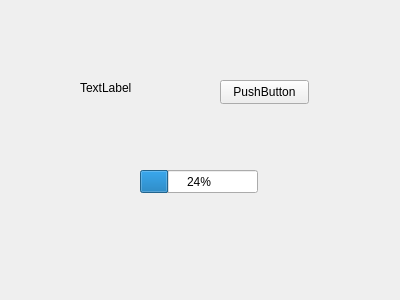
<?xml version="1.0" encoding="UTF-8"?>
<ui version="4.0">
 <class>Widget</class>
 <widget class="QWidget" name="Widget">
  <property name="geometry">
   <rect>
    <x>0</x>
    <y>0</y>
    <width>400</width>
    <height>300</height>
   </rect>
  </property>
  <property name="windowTitle">
   <string>Widget</string>
  </property>
  <widget class="QLabel" name="label">
   <property name="geometry">
    <rect>
     <x>80</x>
     <y>80</y>
     <width>72</width>
     <height>15</height>
    </rect>
   </property>
   <property name="text">
    <string>TextLabel</string>
   </property>
  </widget>
  <widget class="QPushButton" name="pushButton">
   <property name="geometry">
    <rect>
     <x>220</x>
     <y>80</y>
     <width>89</width>
     <height>24</height>
    </rect>
   </property>
   <property name="text">
    <string>PushButton</string>
   </property>
  </widget>
  <widget class="QProgressBar" name="progressBar">
   <property name="geometry">
    <rect>
     <x>140</x>
     <y>170</y>
     <width>118</width>
     <height>23</height>
    </rect>
   </property>
   <property name="value">
    <number>24</number>
   </property>
  </widget>
 </widget>
 <layoutdefault spacing="6" margin="11"/>
 <resources/>
 <connections/>
</ui>
